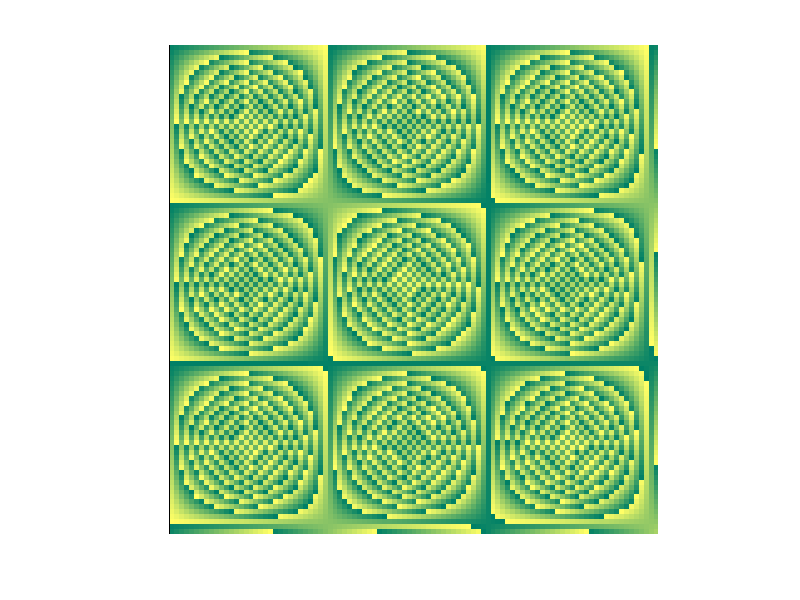
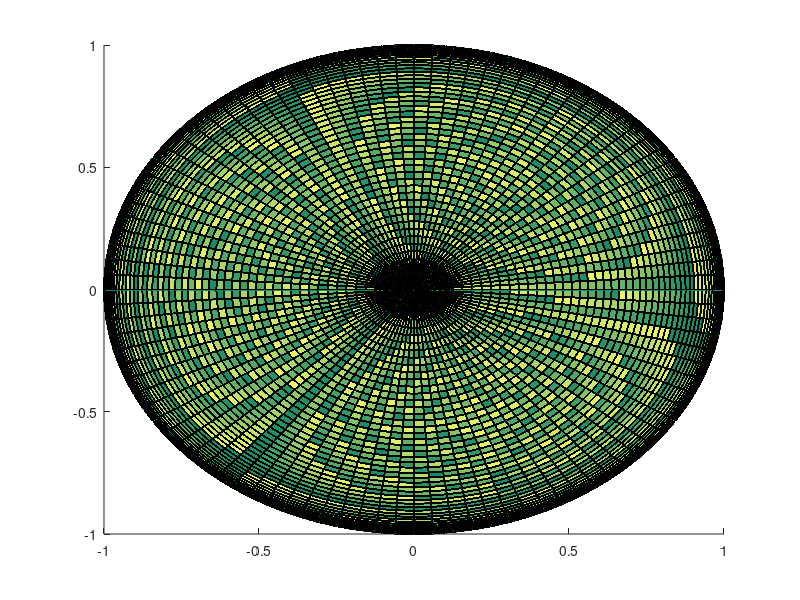

The MATLAB source for these figures, in order:
% Base Multiplier
%
%   Shows Multiplication Tables in Different Bases
%
%
%   Can be Adjust to find Square Roots and more
%
%

% Note: Requires the Image Package to be installed 
pkg load image

close all;

%Start Base
B = 1;
% Increment
c = 1;
% End Base
T = 100;
% Iterations
it = 1;
% Root
root =3.0;
% power
pow = 7.0;

l = ceil((T-B)/c+1);

%movMat(l) = struct('cdata',[],'colormap',[]);

j = 0;
for m = 1:1:it
    for k = B:c:T;
        j = j + 1;
        TT =zeros(1);
        for i = 1:1:k
            t = 1:1:k;
            v = mod(i*t,pow*k^(1/(root)));
            TT(i,1:k) = v.';
        end
        % Image Map
        TM = imresize(TT, [T,T]);
        hold on;
        figure(1);
        imshow((TM(1:T-1,1:T-1))/max(max(TM)),'InitialMagnification','fit','colormap',colormap(summer));
        drawnow;
        hold off;


        % Sphere Map
        figure(2);
        hold on;
        colormap(summer);
        [imgIndRows,imgIndCols] = size(TM);
        [X,Y,Z] = sphere(imgIndRows);
        surf(X,Y,Z, 'CData', TM, 'FaceColor','texturemap');
        % print -djpg 'sphere.jpg'
        hold off;
    end
end
figure(1);
print -djpg 'map.jpg'


% Draw Complex Exp. Plot
% figure(3);
% hold on;
% sig = B:c:2*T;
% sigExp = zeros(1,ceil(2*T/c));
% for k=B:c:2*T;    
%     sigExp = sigExp + exp(2i*(k)*pi*sig/(T));
%     plot(sigExp);
%     colormap(hot);
%     drawnow;
%     print -djpg 'complex.jpg'
% end
% hold off;